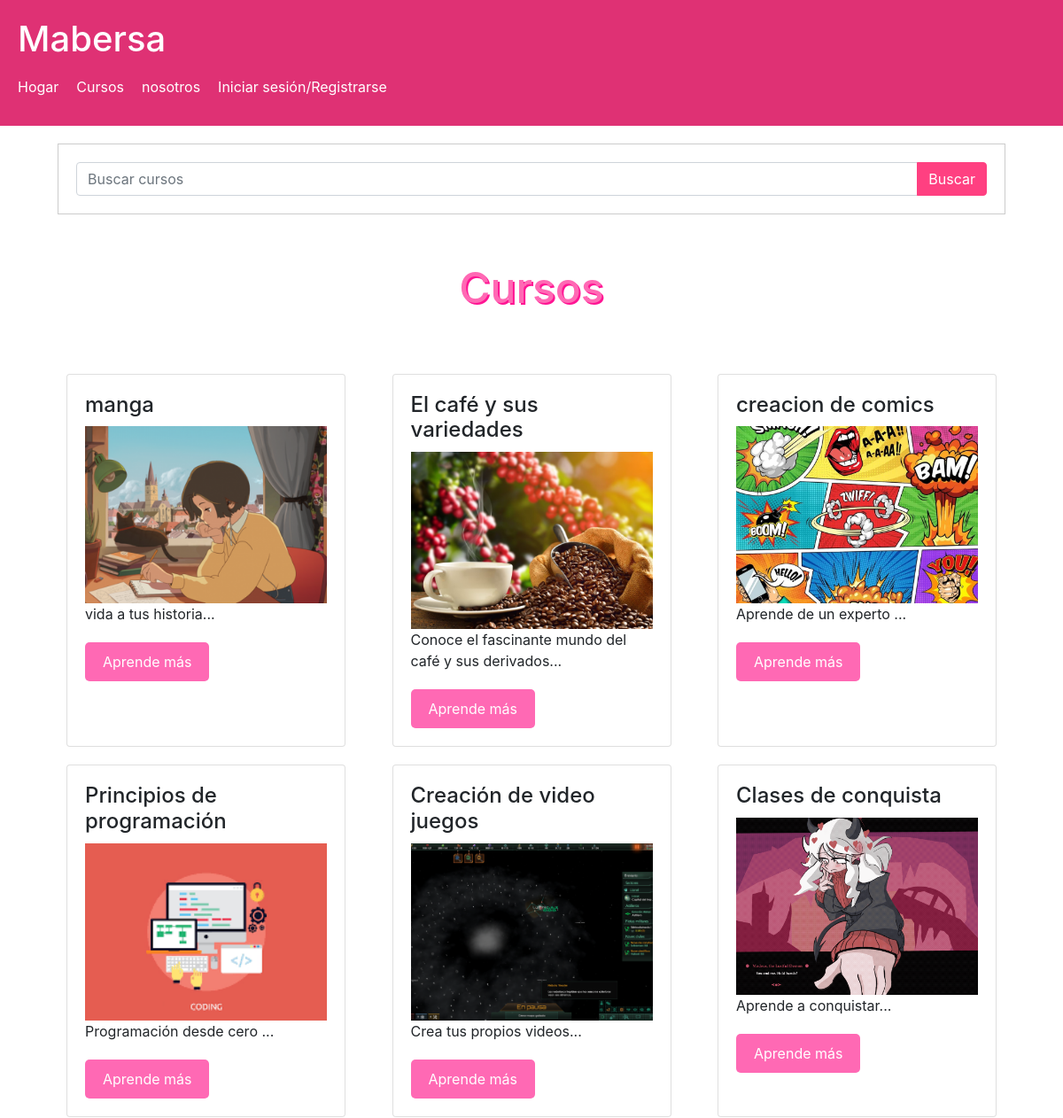
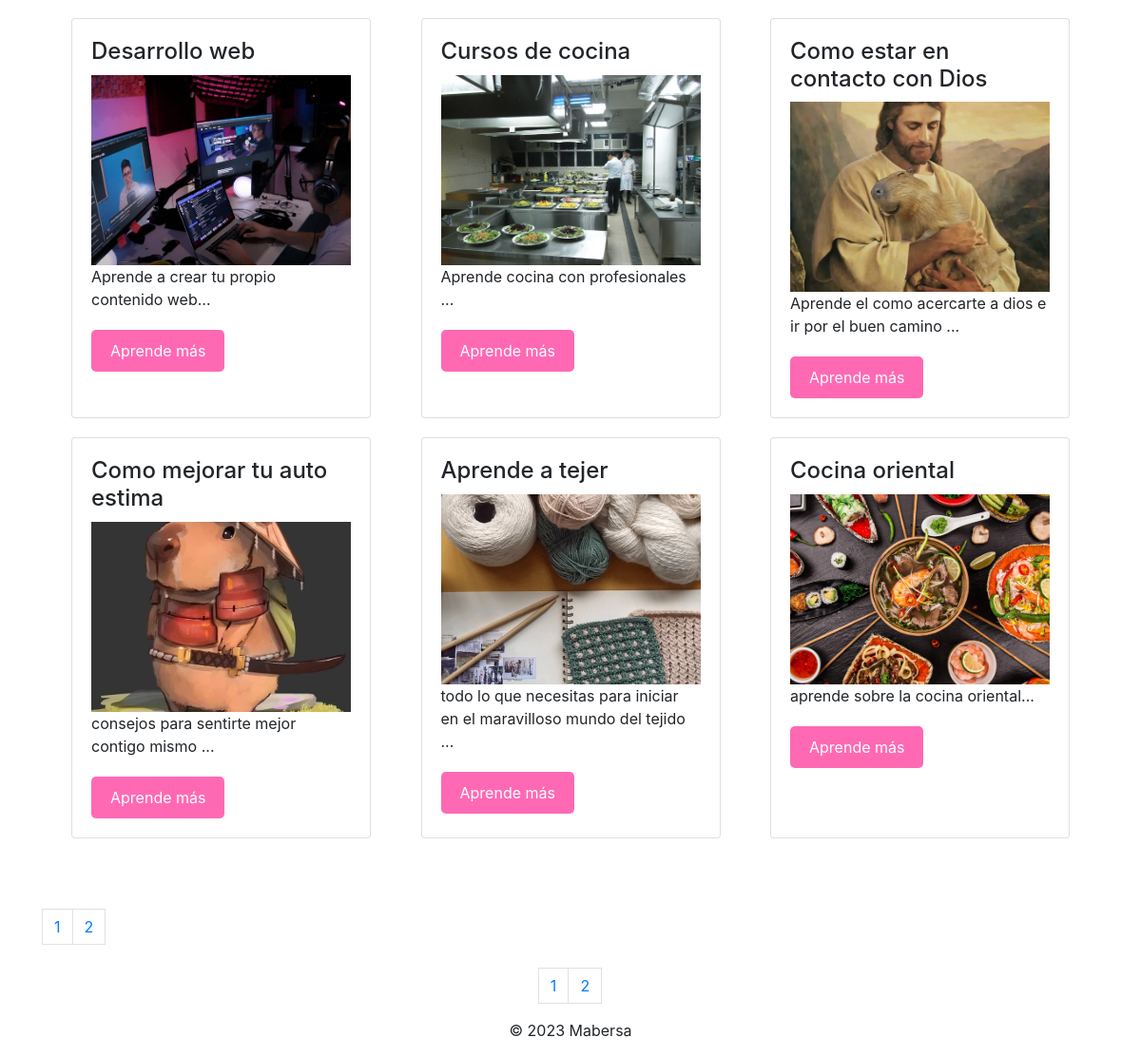
/courses.php, run on the app's committed database (2 pictures, top to bottom).
### tables this page shows
CREATE TABLE `courses` (
  `c_id` int(11) NOT NULL,
  `t_id` int(11) NOT NULL,
  `course_name` varchar(255) NOT NULL,
  `course_description` text DEFAULT NULL,
  `video` varchar(255) DEFAULT NULL,
  `image` varchar(255) DEFAULT NULL,
  `timestamp` timestamp NOT NULL DEFAULT current_timestamp(),
  `approved` tinyint(1) DEFAULT 0
);

### courses.php (the view, shortened to what this page needs)
<?php
require_once('db_conn.php');
$show = '';
$cursosPorPagina = 12;
$sqlTotalCursos = "SELECT COUNT(*) AS total FROM courses";
$resultTotalCursos = mysqli_query($conn, $sqlTotalCursos);
$rowTotalCursos = mysqli_fetch_assoc($resultTotalCursos);
$totalCursos = $rowTotalCursos['total'];
$totalPaginas = ceil($totalCursos / $cursosPorPagina);
$paginaActual = isset($_GET['page']) ? $_GET['page'] : 1;
$offset = ($paginaActual - 1) * $cursosPorPagina;
$searchTerm = isset($_GET['search']) ? $_GET['search'] : '';
$sql = "SELECT * FROM courses WHERE approved = 1 && course_name LIKE '%$searchTerm%' ORDER BY `c_id` LIMIT $offset, $cursosPorPagina";
$result = mysqli_query($conn, $sql);
if (mysqli_num_rows($result) > 0) {
    while ($row = mysqli_fetch_assoc($result)) {
        $c_id = $row['c_id'];
        $imageUrl = $row['image'];
        $show .= '<div class="card">
        <div class="card-content">
            <h2>' . $row['course_name'] . '</h2>
            <img class="card-image" src="' . $imageUrl . '" alt="' . $row['course_name'] . '">
            <p>' . substr($row['course_description'], 0, 100) . "..." . '</p>
            <a href="course.php?c_id=' . $c_id . '" class="button">Aprende más</a>
        </div>
        </div>';
    }
} else {
    $show = "<div class='error'>No se encontraron cursos.</div>";
}
?>
<!DOCTYPE html>
<html>
<head>
    <link rel="stylesheet" type="text/css" href="./assets/css/style.css">
    <link rel="stylesheet" href="https://maxcdn.bootstrapcdn.com/bootstrap/4.5.2/css/bootstrap.min.css">
</head>
<body>
<?php include('header.php'); ?>
<main class="container">
    <form action="courses.php" method="GET" class="mb-4">
        <div class="input-group">
            <input type="text" name="search" class="form-control" placeholder="Buscar cursos">
            <div class="input-group-append">
                <button type="submit" class="btn custom-search-btn">Buscar</button>
            </div>
        </div>
    </form>
    <h1 class="page-title">Cursos</h1>
    <div class="card-container">
        <?php echo $show; ?>
    </div>
    <div class="pagination mt-4">
        <?php
        for ($i = 1; $i <= $totalPaginas; $i++) {
            $activeClass = ($i == $paginaActual) ? 'active' : '';
            echo '<a href="courses.php?page=' . $i . '" class="page-link ' . $activeClass . '">' . $i . '</a>';
        }
        ?>
    </div>
</main>
<div class="pagination-footer-container">
    <div class="pagination mt-4">
        <?php
        for ($i = 1; $i <= $totalPaginas; $i++) {
            $activeClass = ($i == $paginaActual) ? 'active' : '';
            echo '<a href="courses.php?page=' . $i . '" class="page-link ' . $activeClass . '">' . $i . '</a>';
        }
        ?>
    </div>
    <?php include('footer.php'); ?>
</div>
</body>
</html>

### assets/css/style.css (style rules this page uses)
* { box-sizing: border-box; margin: 0; padding: 0; }
body { margin: 0; padding: 0; font-family: Arial, sans-serif; }
main { padding: 0 50px; }
.page-title { font-size: 48px; padding: 30px 0; text-align: center; color: #ff69b4; text-shadow: 2px 2px #ff1493; }
.card-container { padding: 30px; display: flex; flex-wrap: wrap; justify-content: space-between; }
.card { background-color: white; width: 30%; margin-bottom: 20px; border: 1px solid #ddd; border-radius: 5px; padding: 20px; }
.card h2 { font-size: 24px; margin-bottom: 10px; }
.card p { font-size: 16px; line-height: 1.5; margin-bottom: 20px; }
.card-image { width: 100%; height: 200px; object-fit: cover; }
form { vertical-align: top; margin: 20px; padding: 20px; border: 1px solid #ccc; }
.button { display: inline-block; padding: 10px 20px; background-color: #ff69b4; color: #fff; text-decoration: none; border-radius: 5px; transition: background-color 0.2s ease; }

### courses.php (style rules this page uses)
.custom-search-btn { background-color: #FF4081; border-color: #FF4081; color: #fff; }
.pagination-footer-container { display: flex; flex-direction: column; align-items: center; }

### data on the page
courses: course_name "manga", image (picture), course_description "vida a tus historia"
courses: course_name "El café y sus variedades", image (picture), course_description "Conoce el fascinante mundo del café y sus derivados"
courses: course_name "creacion de comics", image (picture), course_description "Aprende de un experto"
courses: course_name "Principios de programación", image (picture), course_description "Programación desde cero"
courses: course_name "Creación de video juegos", image (picture), course_description "Crea tus propios videos"
courses: course_name "Clases de conquista", image (picture), course_description "Aprende a conquistar"
courses: course_name "Desarrollo web", image (picture), course_description "Aprende a crear tu propio contenido web"
courses: course_name "Cursos de cocina", image (picture), course_description "Aprende cocina con profesionales"
courses: course_name "Como estar en contacto con Dios", image (picture), course_description "Aprende el como acercarte a dios e ir por el buen camino"
courses: course_name "Como mejorar tu auto estima", image (picture), course_description "consejos para sentirte mejor contigo mismo"
courses: course_name "Aprende a tejer", image (picture), course_description "todo lo que necesitas para iniciar en el maravilloso mundo del tejido"
courses: course_name "Cocina oriental", image (picture), course_description "aprende sobre la cocina oriental"
